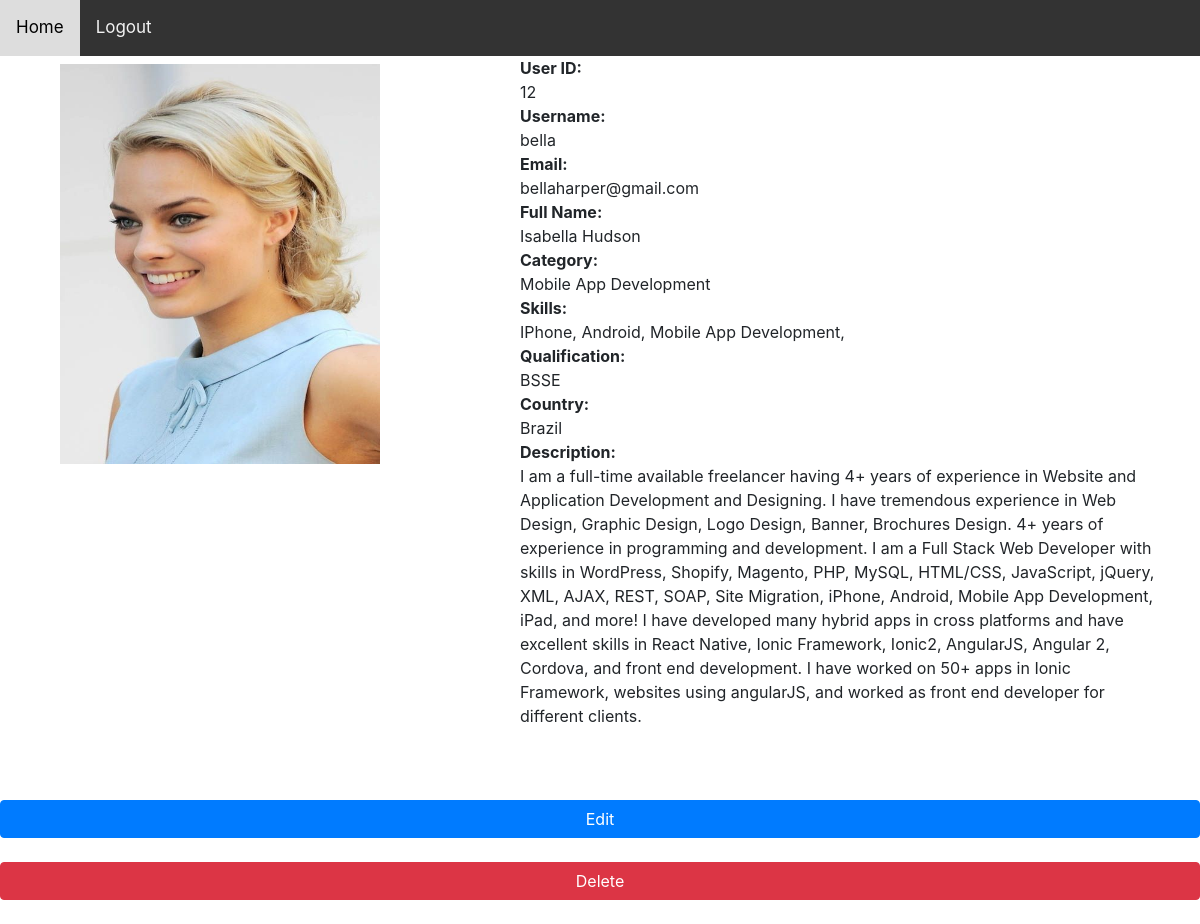
The page /admin/codercompleteprofile.php?CoderID=12 (signed in) on the database as committed earlier.
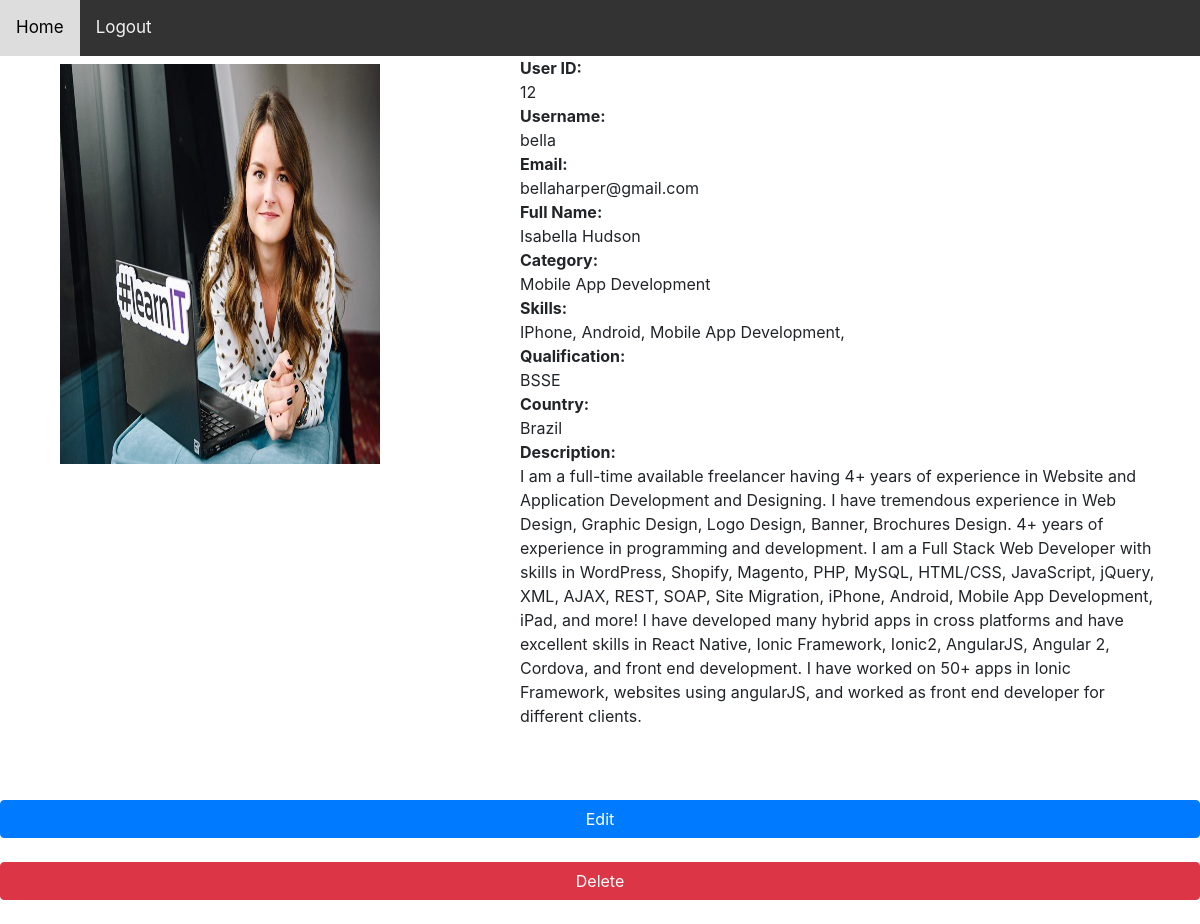
The same page on the database as committed later.
### tables this page shows
CREATE TABLE IF NOT EXISTS `coderprofiles` (
`CoderID` int(12) NOT NULL,
  `CoderName` varchar(25) NOT NULL,
  `Category` varchar(25) NOT NULL,
  `Skills` varchar(200) DEFAULT NULL,
  `CoderUserName` varchar(25) DEFAULT NULL,
  `CoderCountry` varchar(20) DEFAULT NULL,
  `CoderEmail` varchar(40) DEFAULT NULL,
  `CoderDescription` varchar(1000) DEFAULT NULL,
  `Qualification` varchar(100) DEFAULT NULL,
  `image` varchar(1000) NOT NULL
);

### admin/codercompleteprofile.php (the view, shortened to what this page needs)
<?php
    require_once("adminheader.php");
    require_once("../connection.php");
        $userID = $_GET['CoderID'];
    $query = " SELECT * FROM coderprofiles WHERE CoderID = $userID";
    $result = mysqli_query($conn,$query);
?>
<!DOCTYPE html>
<html lang="en">
<head>
    <link rel="stylesheet" a href="../CSS/bootstrap.css"/>
</head>
<body>
           	<div class="container">
					<div class="row">
                    <div class="col-lg-5">
                    <?php
                                   if (mysqli_num_rows($result) > 0) {
                                    while($row=mysqli_fetch_assoc($result))
                                    {
                                        echo '<div class="col-lg-5 mt-2">
                                        <img src="../coder/uploads/'.$row['image'].'" alt="Unable to Load" height="400" width="320">
                                    </div> ';
                                        $userID = $row['CoderID'];
                                        $codername = $row['CoderName'];
                                        $email = $row['CoderEmail'];
                                        $username = $row['CoderUserName'];
                                        $codercountry = $row['CoderCountry'];
                                        $coderdescription = $row['CoderDescription'];
                                        $codercategory= $row['Category'];
                                        $coderskills= $row['Skills'];
                                        $coderqualification = $row['Qualification'];
                            ?>
                           <?php
                                }
                                ?>
                                </div>
                                <div class="col-lg-7">
                                  <div class="personal_text">
                                        <b> User ID:</b><br>
                                        <?php  echo $userID."<br>"; ?>
                                        <b> Username:</b><br>
                                        <?php  echo $username."<br>"; ?>
                                        <b> Email:</b><br>
                                        <?php  echo $email."<br>"; ?>
                                        <b> Full Name:</b><br>
                                        <?php echo $codername."<br>"; ?>
                                        <b> Category:</b><br>
                                        <?php echo $codercategory."<br>"; ?>
                                        <b> Skills:</b><br>
                                        <?php echo $coderskills."<br>"; ?>
                                        <b> Qualification:</b><br>
                                        <?php  echo $coderqualification."<br>"; ?>
                                        <b> Country:</b><br>
                                        <?php  echo $codercountry."<br>"; ?>
                                        <b> Description:</b><br>
                                        <?php  echo $coderdescription."<br>"; ?>
                                  </div>
                                </div>
                              </div>
                                   </div>
                            <br><br><br>
                            <a href="editcoders.php?coderID=<?php echo $userID; ?>"class="btn btn-primary btn-block" role="button">Edit</a><br>
                            <a onClick="return confirm('Are you sure you want to delete?')" href='deletecoderprofiles.php?coderID=<?php echo $userID; ?>' type='button' class='btn btn-danger btn-block'>Delete</a>
                            <br>
  <?php
                            }
                            else{
                                $result1='<div class="alert alert-danger">No Profile Data</div>';
                                echo $result1;}
    ?>
</body>
</html>

Rows that differ between the two databases and show on the page:
changed coderprofiles "bella": image: a different picture
